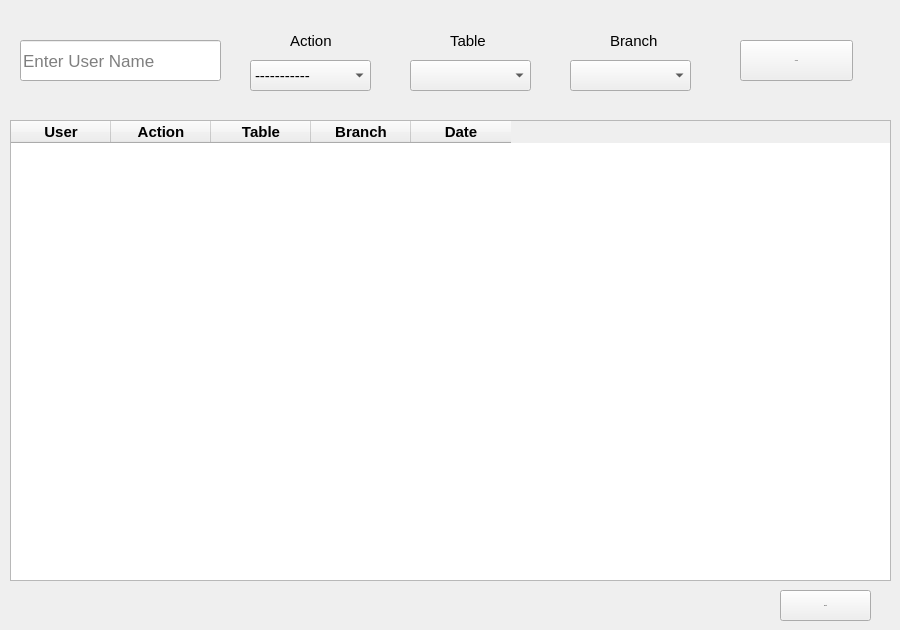
    <widget class="QWidget" name="tab_24">
     <attribute name="title">
      <string>صفحة</string>
     </attribute>
     <widget class="QTableWidget" name="tableWidget_3">
      <property name="geometry">
       <rect>
        <x>10</x>
        <y>120</y>
        <width>881</width>
        <height>461</height>
       </rect>
      </property>
      <property name="font">
       <font>
        <family>Segoe UI</family>
        <pointsize>12</pointsize>
        <weight>75</weight>
        <bold>true</bold>
       </font>
      </property>
      <column>
       <property name="text">
        <string>User</string>
       </property>
       <property name="font">
        <font>
         <pointsize>11</pointsize>
        </font>
       </property>
      </column>
      <column>
       <property name="text">
        <string>Action</string>
       </property>
       <property name="font">
        <font>
         <pointsize>11</pointsize>
        </font>
       </property>
      </column>
      <column>
       <property name="text">
        <string>Table</string>
       </property>
       <property name="font">
        <font>
         <pointsize>11</pointsize>
        </font>
       </property>
      </column>
      <column>
       <property name="text">
        <string>Branch</string>
       </property>
       <property name="font">
        <font>
         <pointsize>11</pointsize>
        </font>
       </property>
      </column>
      <column>
       <property name="text">
        <string>Date</string>
       </property>
       <property name="font">
        <font>
         <pointsize>11</pointsize>
        </font>
       </property>
      </column>
     </widget>
     <widget class="QPushButton" name="pushButton_16">
      <property name="geometry">
       <rect>
        <x>740</x>
        <y>40</y>
        <width>113</width>
        <height>41</height>
       </rect>
      </property>
      <property name="font">
       <font>
        <family>Segoe UI</family>
        <pointsize>-1</pointsize>
        <weight>50</weight>
        <bold>false</bold>
       </font>
      </property>
      <property name="text">
       <string>Search</string>
      </property>
     </widget>
     <widget class="QLineEdit" name="lineEdit_10">
      <property name="geometry">
       <rect>
        <x>20</x>
        <y>40</y>
        <width>201</width>
        <height>41</height>
       </rect>
      </property>
      <property name="font">
       <font>
        <pointsize>13</pointsize>
       </font>
      </property>
      <property name="placeholderText">
       <string>Enter User Name</string>
      </property>
     </widget>
     <widget class="QComboBox" name="comboBox_2">
      <property name="geometry">
       <rect>
        <x>250</x>
        <y>60</y>
        <width>121</width>
        <height>31</height>
       </rect>
      </property>
      <property name="font">
       <font>
        <pointsize>11</pointsize>
       </font>
      </property>
      <item>
       <property name="text">
        <string>-----------</string>
       </property>
      </item>
      <item>
       <property name="text">
        <string>Login</string>
       </property>
      </item>
      <item>
       <property name="text">
        <string>Logout</string>
       </property>
      </item>
      <item>
       <property name="text">
        <string>Add Book</string>
       </property>
      </item>
      <item>
       <property name="text">
        <string>Edit Book</string>
       </property>
      </item>
      <item>
       <property name="text">
        <string>Delete Book</string>
       </property>
      </item>
      <item>
       <property name="text">
        <string>Add Client</string>
       </property>
      </item>
      <item>
       <property name="text">
        <string>Edit Client</string>
       </property>
      </item>
      <item>
       <property name="text">
        <string>Delete Client</string>
       </property>
      </item>
      <item>
       <property name="text">
        <string>New Item</string>
       </property>
      </item>
      <item>
       <property name="text">
        <string>Add Retrieve</string>
       </property>
      </item>
      <item>
       <property name="text">
        <string>Add Rent</string>
       </property>
      </item>
     </widget>
     <widget class="QLabel" name="label_2">
      <property name="geometry">
       <rect>
        <x>290</x>
        <y>30</y>
        <width>51</width>
        <height>21</height>
       </rect>
      </property>
      <property name="font">
       <font>
        <pointsize>11</pointsize>
       </font>
      </property>
      <property name="text">
       <string>Action</string>
      </property>
     </widget>
     <widget class="QComboBox" name="comboBox_3">
      <property name="geometry">
       <rect>
        <x>410</x>
        <y>60</y>
        <width>121</width>
        <height>31</height>
       </rect>
      </property>
      <property name="font">
       <font>
        <pointsize>11</pointsize>
       </font>
      </property>
     </widget>
     <widget class="QLabel" name="label_4">
      <property name="geometry">
       <rect>
        <x>450</x>
        <y>30</y>
        <width>51</width>
        <height>21</height>
       </rect>
      </property>
      <property name="font">
       <font>
        <pointsize>11</pointsize>
       </font>
      </property>
      <property name="text">
       <string>Table</string>
      </property>
     </widget>
     <widget class="QLabel" name="label_5">
      <property name="geometry">
       <rect>
        <x>610</x>
        <y>30</y>
        <width>51</width>
        <height>21</height>
       </rect>
      </property>
      <property name="font">
       <font>
        <pointsize>11</pointsize>
       </font>
      </property>
      <property name="text">
       <string>Branch</string>
      </property>
     </widget>
     <widget class="QComboBox" name="comboBox_4">
      <property name="geometry">
       <rect>
        <x>570</x>
        <y>60</y>
        <width>121</width>
        <height>31</height>
       </rect>
      </property>
      <property name="font">
       <font>
        <pointsize>11</pointsize>
       </font>
      </property>
     </widget>
     <widget class="QPushButton" name="pushButton_49">
      <property name="geometry">
       <rect>
        <x>780</x>
        <y>590</y>
        <width>91</width>
        <height>31</height>
       </rect>
      </property>
      <property name="font">
       <font>
        <family>Segoe UI</family>
        <pointsize>-1</pointsize>
        <weight>50</weight>
        <bold>false</bold>
       </font>
      </property>
      <property name="text">
       <string>Export</string>
      </property>
     </widget>
    </widget>
